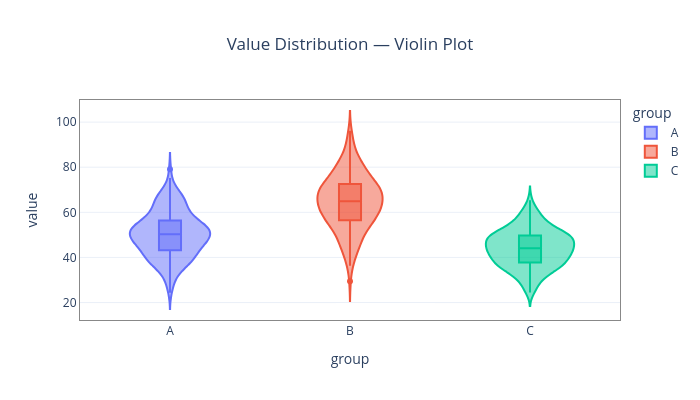

Here is the notebook cell this chart was saved with:
### Markdown cell above
## 7. Violin plot — `kind='violin'`

### Code cell
avr.plot(
    df_dist, 'violin',
    x='group', y='value',
    color='group', box=True,
    title='Value Distribution — Violin Plot',
)

### Figure 1 — Plotly figure (JSON) as saved in the notebook; plotly's stock layout.template omitted (floating-point values rounded to 4 significant figures; data arrays with more than 128 entries replaced by an {"elided": "..."} marker saying what was removed)
{"data": [{"alignmentgroup": "True", "box": {"visible": true}, "hovertemplate": "group=%{x}<br>value=%{y}<extra></extra>", "legendgroup": "A", "marker": {"color": "#636efa"}, "name": "A", "offsetgroup": "A", "orientation": "v", "scalegroup": "True", "showlegend": true, "type": "violin", "x": {"elided": "200 str values"}, "x0": " ", "xaxis": "x", "y": {"elided": "200 float values"}, "y0": " ", "yaxis": "y"}, {"alignmentgroup": "True", "box": {"visible": true}, "hovertemplate": "group=%{x}<br>value=%{y}<extra></extra>", "legendgroup": "B", "marker": {"color": "#EF553B"}, "name": "B", "offsetgroup": "B", "orientation": "v", "scalegroup": "True", "showlegend": true, "type": "violin", "x": {"elided": "200 str values"}, "x0": " ", "xaxis": "x", "y": {"elided": "200 float values"}, "y0": " ", "yaxis": "y"}, {"alignmentgroup": "True", "box": {"visible": true}, "hovertemplate": "group=%{x}<br>value=%{y}<extra></extra>", "legendgroup": "C", "marker": {"color": "#00cc96"}, "name": "C", "offsetgroup": "C", "orientation": "v", "scalegroup": "True", "showlegend": true, "type": "violin", "x": {"elided": "200 str values"}, "x0": " ", "xaxis": "x", "y": {"elided": "200 float values"}, "y0": " ", "yaxis": "y"}], "layout": {"height": 400, "legend": {"title": {"text": "group"}, "tracegroupgap": 0}, "title": {"text": "Value Distribution — Violin Plot", "x": 0.5}, "violinmode": "overlay", "width": 700, "xaxis": {"anchor": "y", "categoryarray": ["A", "B", "C"], "categoryorder": "array", "domain": [0, 1], "linecolor": "#888888", "linewidth": 1, "mirror": true, "showline": true, "title": {"text": "group"}}, "yaxis": {"anchor": "x", "domain": [0, 1], "linecolor": "#888888", "linewidth": 1, "mirror": true, "showline": true, "title": {"text": "value"}}}}
